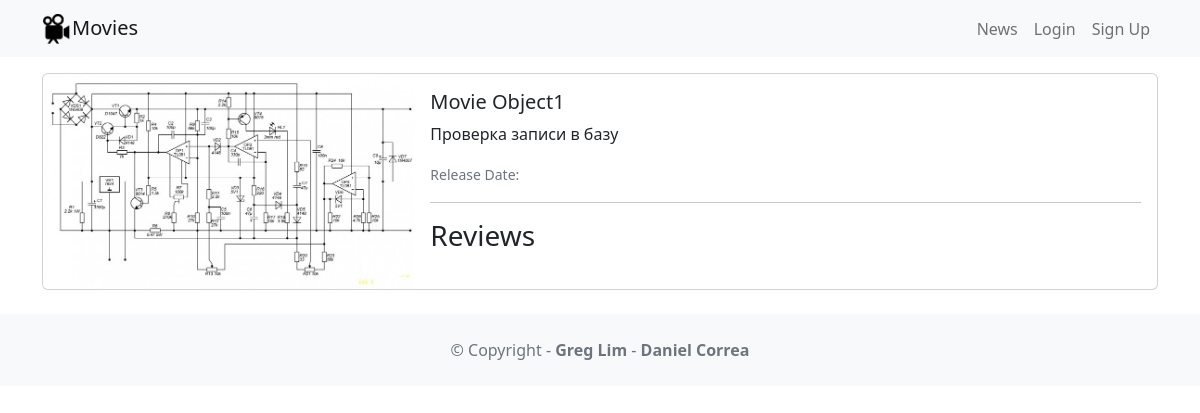
/movie/1, run on the app's committed database.
### movie/models.py (models this page shows)
class Movie(models.Model):
    title = models.CharField(max_length=100)
    description = models.CharField(max_length=250)
    image = models.ImageField(upload_to='movie/images/')
    url = models.URLField(blank=True)

### movie/views.py (the view)
# urls.py: path('<int:movie_id>', views.detail, name='detail'),
def detail(request, movie_id):
    movie = get_object_or_404(Movie, pk=movie_id)
    rewiews = Review.objects.filter(movie=movie)
    return render(request, 'detail.html', {'movie': movie, 'reviews': rewiews})

### movie/templates/detail.html (shortened to what this page needs)
{% extends 'base.html' %}
{% block content %}
<div class="card mb-3">
    <div class="row g-0">
        <div class="col-md-4">
            <img src="{{ movie.image.url }}" class="img-fluid rounded-start" alt="{{ movie.title }}">
        </div>
        <div class="col-md-8">
            <div class="card-body">
                <h5 class="card-title">{{ movie.title }}</h5>
                <p class="card-text">{{ movie.description }}</p>
                <p class="card-text"><small class="text-muted">Release Date: {{ movie.release_date }}</small></p>
                <hr>
                <h3>Reviews</h3>
            </div>
        </div>
    </div>
</div>
{% endblock content %}

### data on the page
Movie: image (picture), title "Movie Object1", description "Проверка записи в базу"
